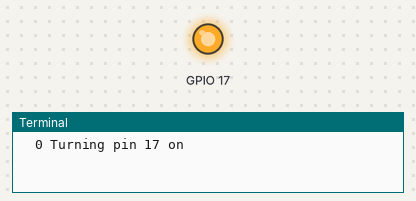
The program below on a simulated Raspberry Pi (BCM pin numbers), started with the argument 17. On the bench: output pins drawn as LEDs (lit = HIGH), the last lines printed to the terminal.

Above: at 1.0 s.
At 3.0 s:
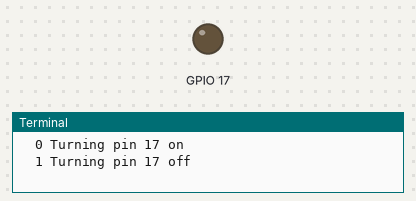
Timing chart, 0 to 5.2 s (numbered marks = the images above):
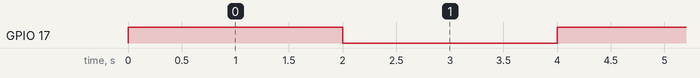

The program:

togglePin.py
```python
#!/usr/bin/python

# importing modules
import RPi.GPIO as GPIO
import time
import argparse

def handleCmdArgs():
    ''' handles command line arguments
    '''
    parser = argparse.ArgumentParser()
    parser.add_argument("pin", help="BCM pin number to toggle", type=int)
    parser.add_argument("--waittime", help="wait time in seconds between toggle", type=int, default=2)

    args = parser.parse_args()
    return args

def setupGpio( pinNo ):
    ''' Sets parameters for the IOs
    '''

    # set the pin numbering scheme
    GPIO.setmode(GPIO.BCM)

    # set pin for output
    GPIO.setup( pinNo, GPIO.OUT )

def cleanupGpio():
    ''' code to ensure that the IO ports are in a good state after
        the program is run
    '''
    GPIO.cleanup()

def togglePinLoop( pinNo, waitTime ):
    ''' loops forever, prints stuff on the terminal
        and toggles the IO pin
    '''
    count = 0   # count is a counter to make ouput look nice
    val = 1     # val holds the value to set

    # loop forever
    while (True):
        print "%3d Turning pin %d %s"%(count, pinNo, "on" if val else "off" )
        GPIO.output( pinNo, val) # set ouput value
        time.sleep( waitTime )
        # update vars for next iteration
        val = 1 - val # cool trick to toggle between 0 and 1
        count = count +1

def togglePin( pinNo, waitTime=2 ):
    ''' toggle an IO pin at the given pin
        pinNo: the BCM numbered pin to use
        waitTime: the time in seconds between toggling
        '''

    setupGpio( pinNo )

    # to catch ctrl+c in a nice way
    try:
        togglePinLoop( pinNo, waitTime )
    except KeyboardInterrupt:
        print "cleanup"

    cleanupGpio()

# run if this is the "main" program (as opposed to included as module)
if __name__ == "__main__":
        config = handleCmdArgs()
        togglePin( config.pin, config.waittime )
```

Measured:
- by itself, GPIO 17: alternates HIGH for 2.0 s and LOW for 2.0 s
